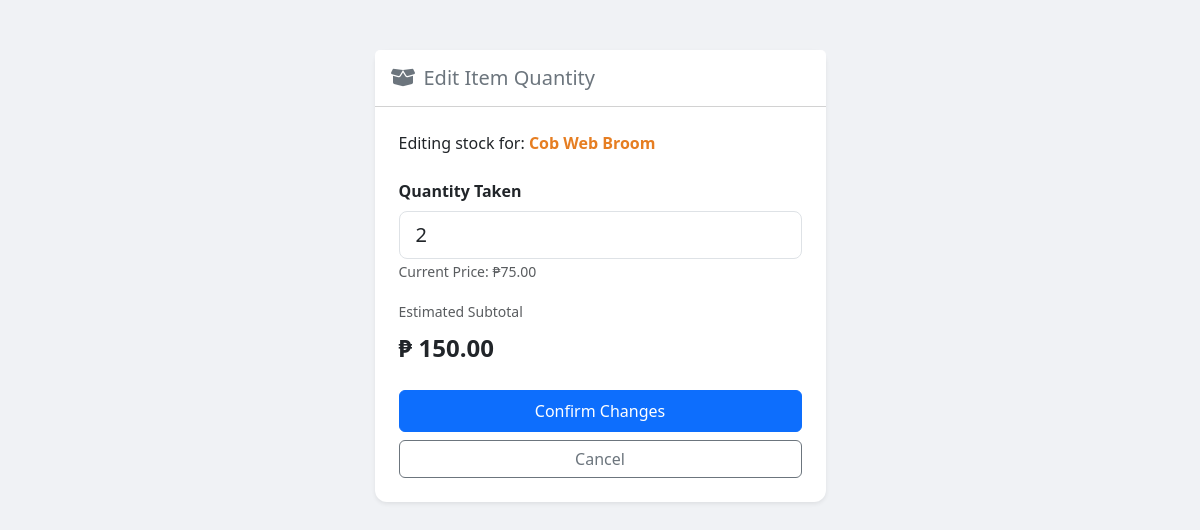
Screenshot of /function/edit_despatch.php?id=33 with the database file from the repository.
### tables this page shows
CREATE TABLE `dispatch_items` (
  `id` int(11) NOT NULL,
  `session_id` int(11) NOT NULL,
  `product_id` int(11) NOT NULL,
  `qty_taken` int(11) NOT NULL,
  `qty_sold` int(11) DEFAULT 0,
  `price_at_time` decimal(10,2) DEFAULT NULL,
  `qty_returned` int(11) DEFAULT 0
);

CREATE TABLE `products` (
  `id` int(11) NOT NULL,
  `category` varchar(100) NOT NULL,
  `product_name` varchar(255) NOT NULL,
  `variation` varchar(100) DEFAULT 'Standard',
  `description` text DEFAULT NULL,
  `wholesale_price` decimal(10,2) NOT NULL DEFAULT 0.00,
  `retail_price` decimal(10,2) NOT NULL DEFAULT 0.00,
  `quantity` int(11) NOT NULL DEFAULT 0,
  `max_quantity` int(11) NOT NULL DEFAULT 100,
  `image_path` varchar(255) DEFAULT 'default-product.png',
  `created_at` timestamp NOT NULL DEFAULT current_timestamp()
);

### function/edit_despatch.php (the view, shortened to what this page needs)
<?php
require_once "../auth/conn.php";
$id = $_GET['id'] ?? null;
$item = null;
if ($id) {
    $sql = "SELECT di.*, p.product_name
            FROM dispatch_items di
            JOIN products p ON di.product_id = p.id
            WHERE di.id = ?";
    $stmt = $pdo->prepare($sql);
    $stmt->execute([$id]);
    $item = $stmt->fetch();
}
?>
<!DOCTYPE html>
<html lang="en">
<head>
    <link href="https://cdn.jsdelivr.net/npm/bootstrap@5.3.0/dist/css/bootstrap.min.css" rel="stylesheet">
    <link rel="stylesheet" href="https://cdnjs.cloudflare.com/ajax/libs/font-awesome/6.4.0/css/all.min.css">
</head>
<body>
<div class="container">
    <div class="row justify-content-center">
        <div class="col-md-5">
            <?php if ($item): ?>
                <div class="card shadow-sm">
                    <div class="card-header bg-white py-3">
                        <h5 class="mb-0 text-secondary">
                            <i class="fa-solid fa-box-open me-2"></i>Edit Item Quantity
                        </h5>
                    </div>
                    <div class="card-body p-4">
                        <p class="mb-4">Editing stock for: <span class="product-title"><?= htmlspecialchars($item['product_name']) ?></span></p>
                        <form action="" method="POST">
                            <div class="mb-3">
                                <label class="form-label fw-bold">Quantity Taken</label>
                                <input type="number" name="qty_taken" id="qty_input" class="form-control form-control-lg"
                                    value="<?= $item['qty_taken'] ?>" required>
                                <small class="text-muted">Current Price: ₱<?= number_format($item['price_at_time'], 2) ?></small>
                            </div>
                            <div class="mb-4">
                                <label class="form-label text-muted small uppercase">Estimated Subtotal</label>
                                <div class="fs-4 fw-bold text-dark">
                                    ₱ <span id="subtotal_display"><?= number_format($item['qty_taken'] * $item['price_at_time'], 2) ?></span>
                                </div>
                            </div>
                            <div class="d-grid gap-2">
                                <button type="submit" name="update_item" class="btn btn-primary py-2">
                                    Confirm Changes
                                </button>
                                <a href="javascript:history.back()" class="btn btn-outline-secondary">Cancel</a>
                            </div>
                        </form>
                    </div>
                </div>
            <?php else: ?>
                <div class="alert alert-warning text-center">Item not found.</div>
            <?php endif; ?>
        </div>
    </div>
</div>
</body>
</html>

### function/edit_despatch.php (style rules this page uses)
body { background-color: #f0f2f5; padding-top: 50px; }
.card { border: none; border-radius: 12px; }
.product-title { color: #e67e22; font-weight: bold; }

### rows the page displays
dispatch_items: product.product_name "Cob Web Broom", qty_taken "2", price_at_time "75.00", $item['qty_taken'] * $item['price_at_time'] "150.00"
